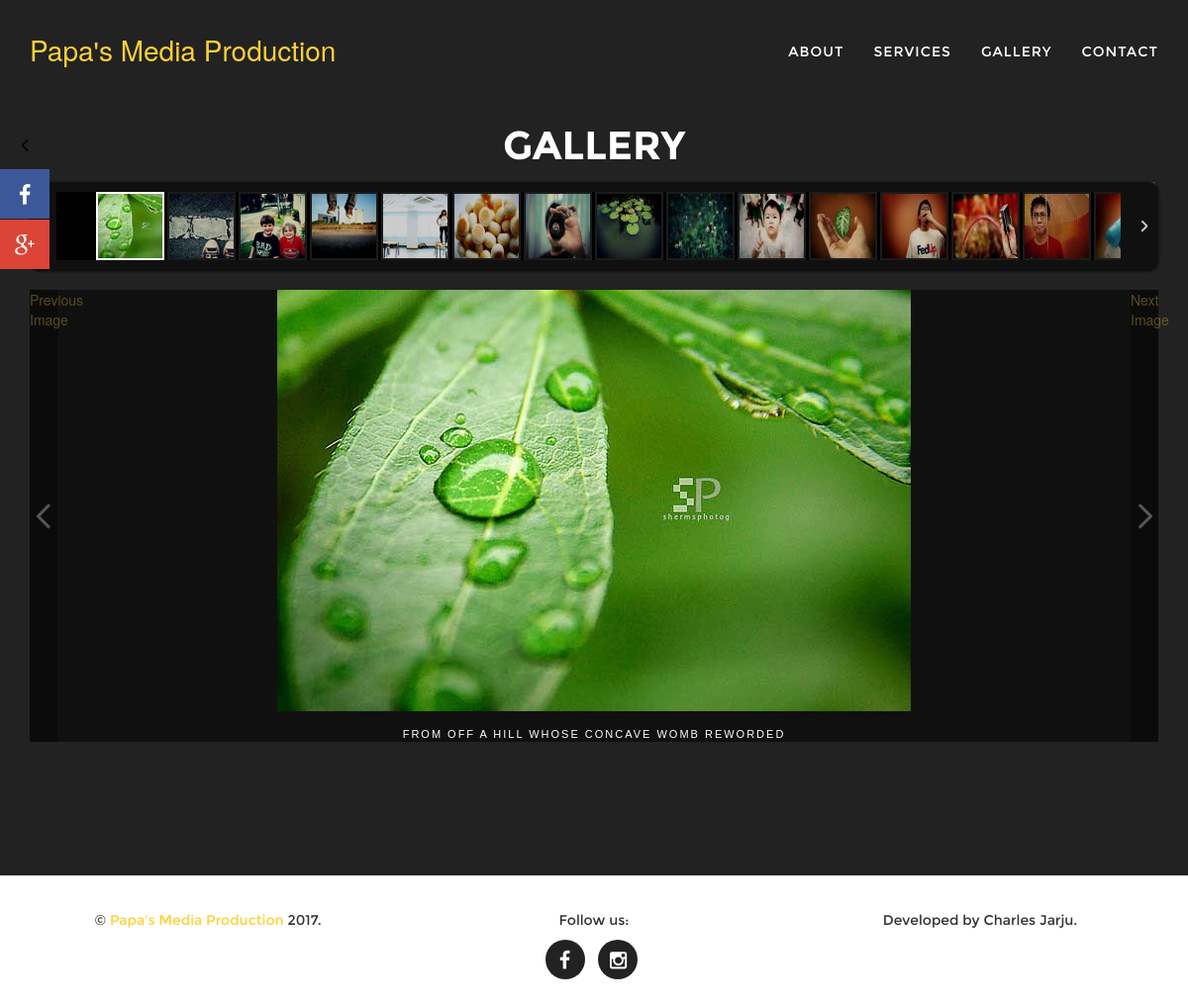
/gallery.php, run on the app's committed database.
### tables this page shows
CREATE TABLE `about` (
  `id` tinyint(4) NOT NULL,
  `business_name` varchar(100) NOT NULL,
  `about_text` text NOT NULL,
  `intro_lead_in` varchar(50) NOT NULL,
  `intro_heading` varchar(50) NOT NULL,
  `phone_no` varchar(50) NOT NULL,
  `email` varchar(255) NOT NULL,
  `instagram` varchar(255) NOT NULL,
  `facebook` varchar(255) NOT NULL,
  `logo_name` varchar(255) NOT NULL
);

CREATE TABLE `gphotos` (
  `id` int(11) NOT NULL,
  `img_name` varchar(255) NOT NULL,
  `img_descr` varchar(255) NOT NULL
);

### assets/php/get_business_info.php (called while the page is built, shortened)
<?php
require_once '_database.php';
$sql = "select * from about";
$result = $conn->query($sql);
if ($result->num_rows > 0) {
    $row = $result->fetch_assoc();
    $business_name = $row['business_name'];
    $instagram = $row['instagram'];
    $facebook = $row['facebook'];
}

### gallery.php (the view, shortened to what this page needs)
<?php
require_once 'assets/php/php_functions.php';
?>
<!DOCTYPE html>
<html lang="en">
<head>
    <link href="assets/css/elastislide.css" rel="stylesheet" />
    <link href="assets/css/gallery.css" rel="stylesheet" />
    <?php require_once '_head_elems.php' ?>
</head>
<body id="page-top" class="navbgcolor">
    <?php
        require_once 'includes/_social_share.php';
        require_once 'assets/php/get_business_info.php';
        require_once '_nav.php';
    ?>
    <section id="gallery" class="bg-darkest-gray">
        <div class="container">
            <div class="row">
                <div class="col-lg-12">
					<h2 class="section-heading text-center">Gallery</h2>
						<div class="content">
							<div id="rg-gallery" class="rg-gallery">
								<div class="rg-thumbs">
									<div class="es-carousel-wrapper">
										<div class="es-nav">
											<span class="es-nav-next">Next</span>
										</div>
										<div class="es-carousel">
											<ul>
												<?php
													$sql = "select * from gphotos";
													$result = $conn->query($sql);
													if ($result->num_rows > 0) {
														while($row = $result->fetch_assoc()) {
															$id = $row['id'];
															$img_name = $row['img_name'];
															$img_descr = $row['img_descr'];
                                                            $img_file_path = "assets/images/gallery/$img_name";
                                                            list($width, $height) = getimagesize($img_file_path);
															echo "<li><a href='#'><img src='assets/images/gallery/thumbs/$img_name' width='65' height='65' data-large='assets/images/gallery/$img_name' alt='image$id' data-description='$img_descr' data-width='$width' data-height='$height'/></a></li>";
														}
													}
												?>
											</ul>
										</div>
									</div>
								</div>
							</div>
						</div>
					</div>
                </div>
            </div>
    </section>
    <?php
        require_once '_footer.php';
    ?>
</body>
</html>

### _head_elems.php (shortened to what this page needs)
<link href="assets/css/bootstrap.min.css" rel="stylesheet" />
<link href="assets/css/ie10-viewport-bug.css" rel="stylesheet" />
<link href="assets/css/agency.css" rel="stylesheet" />
<link href="assets/css/share-buttons.css" rel="stylesheet" />
<link href="assets/css/font-awesome.css" rel="stylesheet" />
<link href="assets/css/google-fonts.css" rel="stylesheet" />

### includes/_social_share.php
<div id="contact-buttons-bar">
    <button class="contact-button-link show-hide-contact-bar">
        <span class="fa fa-angle-left"></span>
    </button>
    <a href="https://www.facebook.com/sharer/sharer.php?u=https%3A//papasmedia.com" class="contact-button-link cb-ancor facebook"  title="Share on Facebook"><span class="fa fa-facebook"></span></a>
    <a href="https://plus.google.com/share?url=https%3A//papasmedia.com" class="contact-button-link cb-ancor gplus" title="Share on Google Plus"><span class="fa fa-google-plus"></span></a>
</div>

### _nav.php (shortened to what this page needs)
<nav class="navbar navbar-default navbar-fixed-top">
    <div class="container" class="navdiv">
        <div class="navbar-header page-scroll">
            <a class="navbar-brand page-scroll" href="./"><?php echo $business_name ?></a>
        </div>
        <div class="collapse navbar-collapse" id="bs-example-navbar-collapse-1">
            <ul class="nav navbar-nav navbar-right">
                <li>
                    <a href="about">About</a>
                </li>
                <li>
                    <a href="services">Services</a>
                </li>
                <li>
                    <a href="gallery">Gallery</a>
                </li>
                <li>
                    <a href="contact">Contact</a>
                </li>
            </ul>
        </div>
    </div>
</nav>

### _footer.php (shortened to what this page needs)
<footer>
    <div class="container">
        <div class="row">
            <div class="col-md-4">
                <span class="copyright">&copy; <a class="page-scroll" href="./"><?php echo $business_name ?></a> <?php echo date("Y"); ?>.</span>
            </div>
            <div class="col-md-4">
                <span class="copyright"> Follow us: </span>
                <ul class="list-inline social-buttons">
                    <li><a href="<?php echo $facebook ?>" target="_blank"><i class="fa fa-facebook"></i></a></li>
                    <li><a href="<?php echo $instagram ?>" target="_blank"><i class="fa fa-instagram"></i></a></li>
                </ul>
            </div>
            <div class="col-md-4">
                <span class="copyright">Developed by Charles Jarju.</span>
            </div>
        </div>
    </div>
</footer>

### assets/css/elastislide.css (style rules this page uses)
.es-carousel-wrapper *, .es-carousel-wrapper *:before, .es-carousel-wrapper *:after { -webkit-box-sizing: content-box !important; -moz-box-sizing: content-box !important; box-sizing: content-box !important; }
.es-carousel-wrapper { background: #101010; padding:10px 27px; -moz-border-radius: 10px; -webkit-border-radius: 10px; border-radius: 10px; position:relative; -moz-box-shadow:0 1px 3px rgba(0, 0, 0, 0.9); -webkit-box-shadow:0 1px 3px rgba(0, 0, 0, 0.9); box-shadow:0 1px 3px rgba(0, 0, 0, 0.9); margin-bottom:20px; }
.es-carousel { overflow:hidden; background:#000; }
.es-carousel ul { display:none; }
.es-carousel ul li { height:100%; float:left; display:block; }
.es-carousel ul li a { display:block; border-style:solid; border-color:#222; opacity:0.8; -webkit-touch-callout:none; -webkit-transition: all 0.2s ease-in-out; -moz-transition: all 0.2s ease-in-out; -o-transition: all 0.2s ease-in-out; -ms-transition: all 0.2s ease-in-out; transition: all 0.2s ease-in-out; }
.es-carousel ul li.selected a { border-color:#fff; opacity:1.0; }
.es-carousel ul li a img { display:block; border:none; max-height:100%; max-width:100%; }
.es-nav span { position:absolute; top:50%; left:8px; background:transparent url(../images/nav_thumbs.png) no-repeat top left; width:14px; height:26px; margin-top:-13px; direction: ltr; text-indent:-9000px; cursor:pointer; opacity:0.8; }
.es-nav span.es-nav-next { right:8px; left:auto; background-position:top right; }

### assets/css/agency.css (style rules this page uses)
body { overflow-x: hidden; font-family: "Roboto Slab", "Helvetica Neue", Helvetica, Arial, sans-serif; }
a { color: #fed136; }
h1, h2, h3, h4, h5, h6 { font-family: "Montserrat", "Helvetica Neue", Helvetica, Arial, sans-serif; text-transform: uppercase; font-weight: 700; }
.bg-darkest-gray { background-color: #222222; }
.navbar-default { background-color: #222222; border-color: transparent; }
.navbar-default .navbar-brand { color: #fed136; font-family: "Kaushan Script", "Helvetica Neue", Helvetica, Arial, cursive; }
.navbar-default .navbar-collapse { border-color: #fff; border-color: rgba(255, 255, 255, 0.02); }
.navbar-default .nav li a { font-family: "Montserrat", "Helvetica Neue", Helvetica, Arial, sans-serif; text-transform: uppercase; font-weight: 400; letter-spacing: 1px; color: white; }
@media (min-width: 768px) { .navbar-default { background-color: transparent; padding: 25px 0; -webkit-transition: padding 0.3s; -moz-transition: padding 0.3s; -o-transition: padding 0.3s; transition: padding 0.3s; border: none; } }
@media (min-width: 768px) { .navbar-default .navbar-brand { font-size: 2em; -webkit-transition: all 0.3s; -moz-transition: all 0.3s; -o-transition: all 0.3s; transition: all 0.3s; } }
@media (min-width: 768px) { .navbar-right { margin-top: 2px; margin-bottom: 2px; } }
section { padding: 100px 0; color: #fff; background-color: #222; }
section h2.section-heading { font-size: 40px; margin-top: 0; margin-bottom: 15px; }
@media (min-width: 768px) { section { padding: 125px 0; } }
footer { padding: 25px 0; text-align: center; }
footer span.copyright { line-height: 40px; font-family: "Montserrat", "Helvetica Neue", Helvetica, Arial, sans-serif; text-transform: none; }
ul.social-buttons { margin-bottom: 0; }
ul.social-buttons li a { display: block; background-color: #222222; height: 40px; width: 40px; border-radius: 100%; font-size: 20px; line-height: 40px; color: white; outline: none; -webkit-transition: all 0.3s; -moz-transition: all 0.3s; -o-transition: all 0.3s; transition: all 0.3s; }
body { webkit-tap-highlight-color: #fed136; }

### assets/css/share-buttons.css (style rules this page uses)
#contact-buttons-bar { position: fixed; top: 120px; left: -50px; width: 50px; z-index: 100; display: none; }
@media (min-width: 768px) { #contact-buttons-bar { display: block; } }
.contact-button-link { display: block; width: 50px; height: 50px; padding: 0; margin-bottom: 1px; text-align: center; line-height: 50px; font-size: 22px; background: #8e8e93; color: #fff; position: relative; left: 0; -webkit-box-sizing: border-box; -moz-box-sizing: border-box; box-sizing: border-box; -webkit-transition: all 250ms; -moz-transition: all 250ms; -o-transition: all 250ms; transition: all 250ms; }
.contact-button-link.facebook { background: #3b5998; }
.contact-button-link.gplus { background: #db4437; }
.show-hide-contact-bar, .contact-button-link.show-hide-contact-bar:focus, .contact-button-link.show-hide-contact-bar:active { background: transparent; color: #000; border: 0; outline: 0; padding: 0; width: 50px; }

### data on the page
about: business_name "Papa's Media Production"
gphotos: img_name (picture)
gphotos: img_name (picture)
gphotos: img_name (picture)
gphotos: img_name (picture)
gphotos: img_name (picture)
gphotos: img_name (picture)
gphotos: img_name (picture)
gphotos: img_name (picture)
gphotos: img_name (picture)
gphotos: img_name (picture)
gphotos: img_name (picture)
gphotos: img_name (picture)
gphotos: img_name (picture)
gphotos: img_name (picture)
gphotos: img_name (picture)
